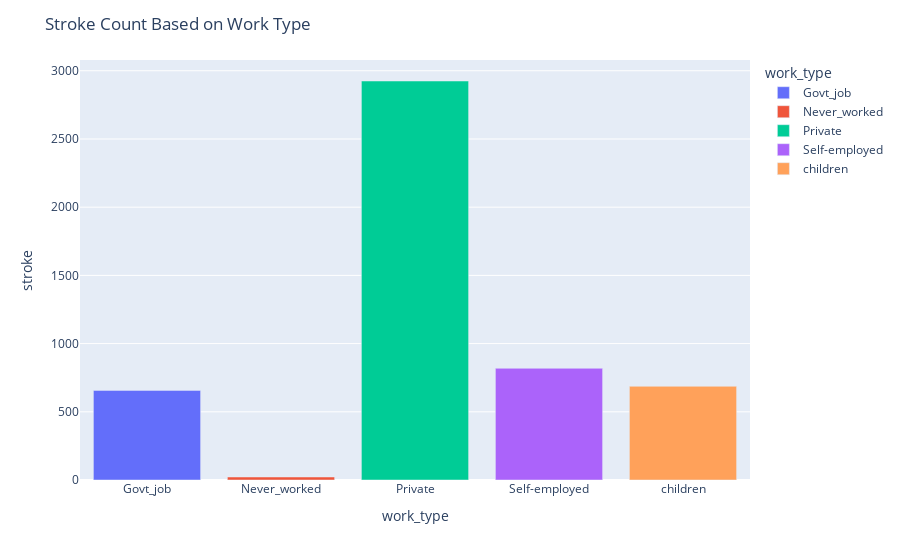

Notebook source saved alongside this figure:
### Code cell
fig=px.bar(jobvised,jobvised.work_type,jobvised['stroke'],color='work_type',hover_name='work_type',
          )
fig.update_layout(title='Stroke Count Based on Work Type')
fig.show()

### Figure 1 — Plotly figure (JSON) as saved in the notebook; plotly's stock layout.template omitted (floating-point values rounded to 4 significant figures)
{"data": [{"alignmentgroup": "True", "hovertemplate": "<b>%{hovertext}</b><br><br>work_type=%{x}<br>stroke=%{y}<extra></extra>", "hovertext": ["Govt_job"], "legendgroup": "Govt_job", "marker": {"color": "#636efa"}, "name": "Govt_job", "offsetgroup": "Govt_job", "orientation": "v", "showlegend": true, "textposition": "auto", "type": "bar", "x": ["Govt_job"], "xaxis": "x", "y": [657], "yaxis": "y"}, {"alignmentgroup": "True", "hovertemplate": "<b>%{hovertext}</b><br><br>work_type=%{x}<br>stroke=%{y}<extra></extra>", "hovertext": ["Never_worked"], "legendgroup": "Never_worked", "marker": {"color": "#EF553B"}, "name": "Never_worked", "offsetgroup": "Never_worked", "orientation": "v", "showlegend": true, "textposition": "auto", "type": "bar", "x": ["Never_worked"], "xaxis": "x", "y": [22], "yaxis": "y"}, {"alignmentgroup": "True", "hovertemplate": "<b>%{hovertext}</b><br><br>work_type=%{x}<br>stroke=%{y}<extra></extra>", "hovertext": ["Private"], "legendgroup": "Private", "marker": {"color": "#00cc96"}, "name": "Private", "offsetgroup": "Private", "orientation": "v", "showlegend": true, "textposition": "auto", "type": "bar", "x": ["Private"], "xaxis": "x", "y": [2925], "yaxis": "y"}, {"alignmentgroup": "True", "hovertemplate": "<b>%{hovertext}</b><br><br>work_type=%{x}<br>stroke=%{y}<extra></extra>", "hovertext": ["Self-employed"], "legendgroup": "Self-employed", "marker": {"color": "#ab63fa"}, "name": "Self-employed", "offsetgroup": "Self-employed", "orientation": "v", "showlegend": true, "textposition": "auto", "type": "bar", "x": ["Self-employed"], "xaxis": "x", "y": [819], "yaxis": "y"}, {"alignmentgroup": "True", "hovertemplate": "<b>%{hovertext}</b><br><br>work_type=%{x}<br>stroke=%{y}<extra></extra>", "hovertext": ["children"], "legendgroup": "children", "marker": {"color": "#FFA15A"}, "name": "children", "offsetgroup": "children", "orientation": "v", "showlegend": true, "textposition": "auto", "type": "bar", "x": ["children"], "xaxis": "x", "y": [687], "yaxis": "y"}], "layout": {"barmode": "relative", "legend": {"title": {"text": "work_type"}, "tracegroupgap": 0}, "margin": {"t": 60}, "title": {"text": "Stroke Count Based on Work Type"}, "xaxis": {"anchor": "y", "categoryarray": ["Govt_job", "Never_worked", "Private", "Self-employed", "children"], "categoryorder": "array", "domain": [0, 1], "title": {"text": "work_type"}}, "yaxis": {"anchor": "x", "domain": [0, 1], "title": {"text": "stroke"}}}}
